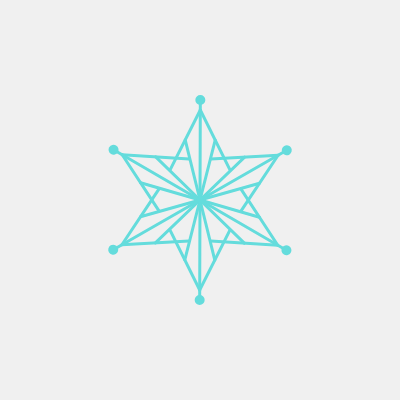
Frame 1 (no input)
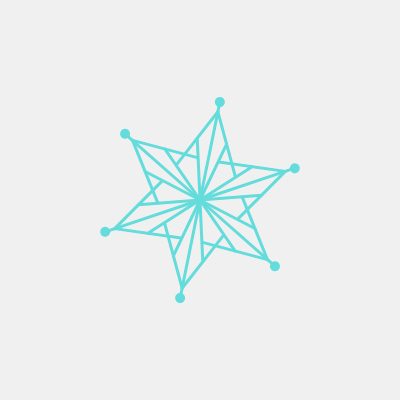
Frame 60 (no input)
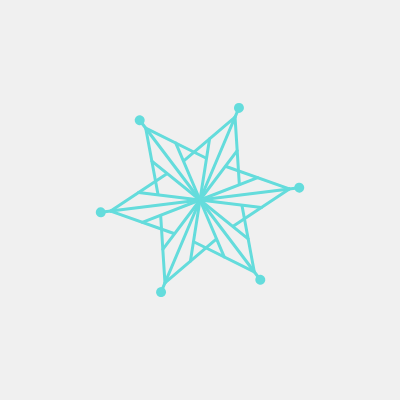
Frame 120 (the mouse pressed at the canvas centre since frame 60)

The p5.js sketch that drew these frames (run headless with seeded random() and noise() and a simulated clock; from frame 60 on, the mouse is pressed at the canvas centre):

// p5.js sketch
// ── sketch.js
let NUM = 6;
let ANGLE = 0;

function setup() {
  createCanvas(400, 400);
  strokeWeight(3);

  ANGLE = TWO_PI / NUM;
}

function draw() {
  background(240);

  translate(width / 2, width / 2);

  let sec = millis() / 1000;
  rotate(sec * 0.2);

  for (let i = 0; i < NUM; i++) {
    push();
    rotate(i * ANGLE);

    stroke(100, 220, 220);
    line(0, 0, 0, -100);

    line(0, 0, 15, 60);
    line(0, 0, -15, 60);

    line(0, 90, 30, 30);
    line(0, 90, -30, 30);

    noStroke();
    fill(100, 220, 220);
    circle(0, -100, 10);
    pop();
  }
}
